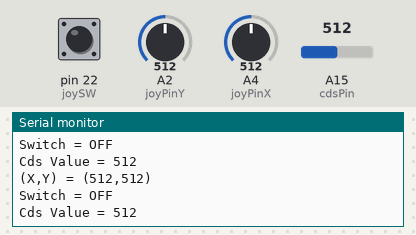
The sketch below on a simulated Arduino Mega 2560, built with avr-gcc and run on an emulated ATmega2560. Parts: the last lines printed to the serial monitor. The test bench sets the inputs (shaded band); at power-on: pin 22 (joySW) LOW, A2 (joyPinY) = 512, A4 (joyPinX) = 512, A15 (cdsPin) = 512.

Above: at 2.2 s.
2.3 s: pin 22 (joySW) pulled HIGH for 0.6 s
4.4 s: A2 (joyPinY) set to 716
At 4.82 s:
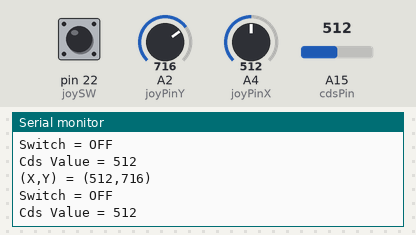
5.9 s: A4 (joyPinX) set to 716
At 6.32 s:
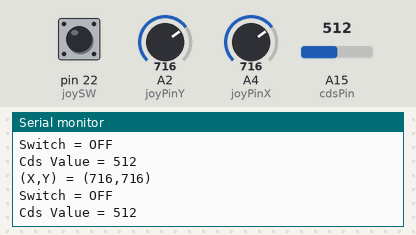
7.4 s: A15 (cdsPin) set to 716
At 7.82 s:
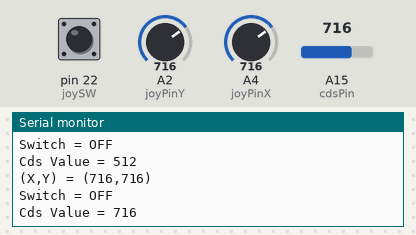
8.9 s: A2 (joyPinY) set to 900
At 9.33 s:
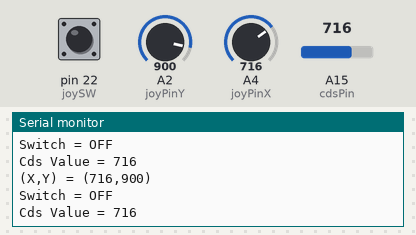
10.4 s: A4 (joyPinX) set to 900
At 10.83 s:
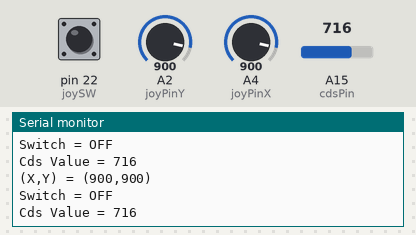
Timing chart, 0 to 12.9 s (numbered marks = the images above; inputs shaded):
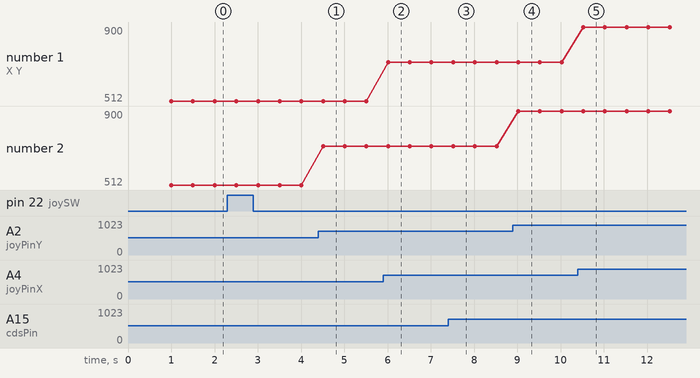

The sketch:

IoT04-joystick.ino
```cpp
// Joystick, Cds test
// choi++20200920
// Joystick is connected to GPIO 4/2 (Analog ADC2_CH0/2)
// Cds is connected to GPIO15 (Analog ADC2_CH3)
const int joyPinX = 4;
const int joyPinY = 2;
const int joySW = 22;
const int cdsPin = 15;

// variable for storing the Joystick values
int xValue = 0, yValue = 0, sValue = 0, cValue = 0;

void setup() {
  Serial.begin(115200);
  pinMode(joySW, INPUT);
  delay(1000);
}

void loop() {
// Reading Joystick values
  xValue = analogRead(joyPinX);
  yValue = analogRead(joyPinY);
  cValue = analogRead(cdsPin);
  sValue = digitalRead(joySW);
  String str = "(X,Y) = (" + String(xValue) + ',' + String(yValue) + ")\n";
  Serial.print(str);
  Serial.print("Switch = ");
  Serial.println(sValue?"ON":"OFF");
  Serial.print("Cds Value = ");
  Serial.println(cValue);
  delay(500);
}
```

Measured:
- after the input at 4.4 s, the serial monitor: prints a new line after 0.11 s (image 1)
- after the input at 5.9 s, the serial monitor: prints a new line after 0.11 s (image 2)
- after the input at 7.4 s, the serial monitor: prints a new line after 0.12 s (image 3)
- after the input at 8.9 s, the serial monitor: prints a new line after 0.12 s (image 4)
- after the input at 10.4 s, the serial monitor: prints a new line after 0.12 s (image 5)
- plotted number 2: 512 → 716 after the input at 4.4 s, 716 → 900 after the input at 8.9 s
